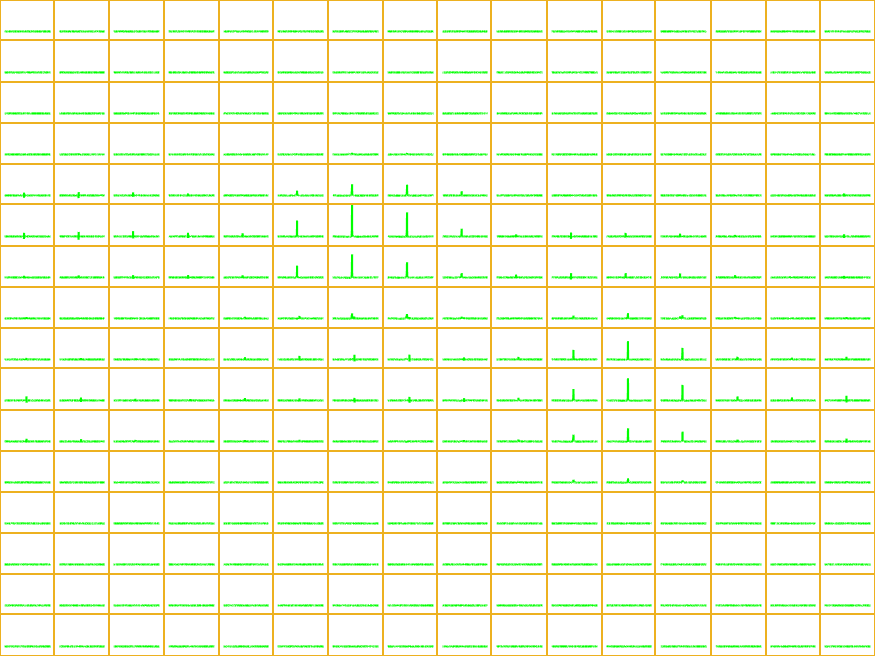
#> input picture ExampleData/20230516_144623_Water_and_DMSO_eppendorf_MAR02002_DMSO_and_water_eppendorf_CSI_reconstruction_1_1/10_CSI/tmp_img/SpectraTimePoint_1_Phased.png, 875 x 656 px, found by its file name
$ python 1-MRICSIOverlayGen_Phased.py
#> lines starting #> are read from the running program, lines starting #| are printed output that depends on the picture
from PIL import Image
import numpy as np
import matplotlib.pyplot as plt
img = Image.open(r'D:/IBECPostDocDrive/2023_04_21_MatlabMRIDataProcessing/20230516_144623_Water_and_DMSO_eppendorf_MAR02002_DMSO_and_water_eppendorf_CSI_reconstruction_1_1/10/tmp_img/SpectraTimePoint_1_Phased.png')
#> img is the input picture: PIL image 875x656 RGB; mean R, G, B 244.3, 248.5, 227.2
imgMRI = Image.open(r'D:/IBECPostDocDrive/2023_04_21_MatlabMRIDataProcessing/20230516_144623_Water_and_DMSO_eppendorf_MAR02002_DMSO_and_water_eppendorf_CSI_reconstruction_1_1/10/tmp_img/MRICut.png')
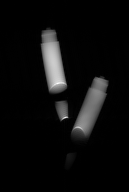
#> input picture ExampleData/20230516_144623_Water_and_DMSO_eppendorf_MAR02002_DMSO_and_water_eppendorf_CSI_reconstruction_1_1/10_CSI/tmp_img/MRICut.png, 129 x 192 px, found by its file name
#> imgMRI is the input picture: PIL image 129x192 L; min 0, max 255, mean 12.6
img = img.convert("RGBA")
#> img: PIL image 875x656 RGBA
datas = img.getdata()
newData = []
for item in datas:
    if item[0] == 255 and item[1] == 255 and item[2] == 255:
        newData.append((255, 255, 255, 0))
    else:
        newData.append(item)
#> after the loop, newData = 574000 items
img.putdata(newData)
plt.figure(figsize=(8,8))
plt.subplot(1, 1, 1)
plt.imshow(imgMRI.resize([i*4 for i in np.shape(imgMRI)]), cmap='gray')
plt.imshow(img.resize([i*4 for i in np.shape(imgMRI)]))
plt.xticks([])
plt.yticks([])
plt.savefig(r'D:/IBECPostDocDrive/2023_04_21_MatlabMRIDataProcessing/20230516_144623_Water_and_DMSO_eppendorf_MAR02002_DMSO_and_water_eppendorf_CSI_reconstruction_1_1/10/tmp_img/MRICSIOverlay_1_Phased.png', bbox_inches='tight', pad_inches=0)
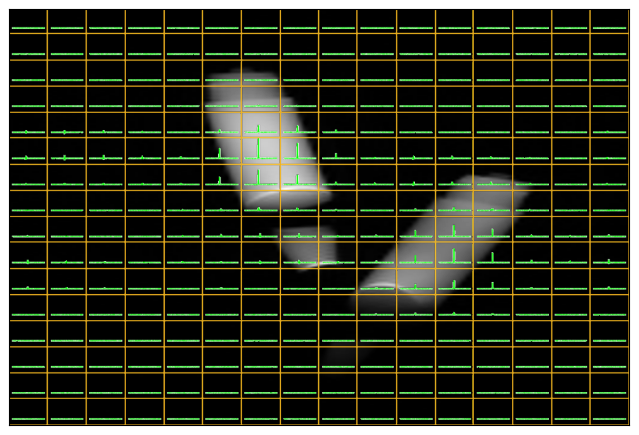
#> figure drawn by matplotlib, 1 panel
